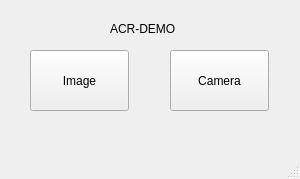
<?xml version="1.0" encoding="UTF-8"?>
<ui version="4.0">
 <class>Demo_ACR</class>
 <widget class="QMainWindow" name="Demo_ACR">
  <property name="geometry">
   <rect>
    <x>0</x>
    <y>0</y>
    <width>300</width>
    <height>179</height>
   </rect>
  </property>
  <property name="windowTitle">
   <string>ACR-DEMO</string>
  </property>
  <widget class="QWidget" name="centralwidget">
   <widget class="QPushButton" name="Image">
    <property name="geometry">
     <rect>
      <x>30</x>
      <y>50</y>
      <width>99</width>
      <height>61</height>
     </rect>
    </property>
    <property name="text">
     <string>Image</string>
    </property>
   </widget>
   <widget class="QPushButton" name="Camera">
    <property name="geometry">
     <rect>
      <x>170</x>
      <y>50</y>
      <width>99</width>
      <height>61</height>
     </rect>
    </property>
    <property name="text">
     <string>Camera</string>
    </property>
   </widget>
   <widget class="QLabel" name="label">
    <property name="geometry">
     <rect>
      <x>110</x>
      <y>20</y>
      <width>91</width>
      <height>17</height>
     </rect>
    </property>
    <property name="text">
     <string>ACR-DEMO</string>
    </property>
   </widget>
  </widget>
  <widget class="QMenuBar" name="menubar">
   <property name="geometry">
    <rect>
     <x>0</x>
     <y>0</y>
     <width>300</width>
     <height>25</height>
    </rect>
   </property>
  </widget>
  <widget class="QStatusBar" name="statusbar"/>
 </widget>
 <resources/>
 <connections/>
</ui>
